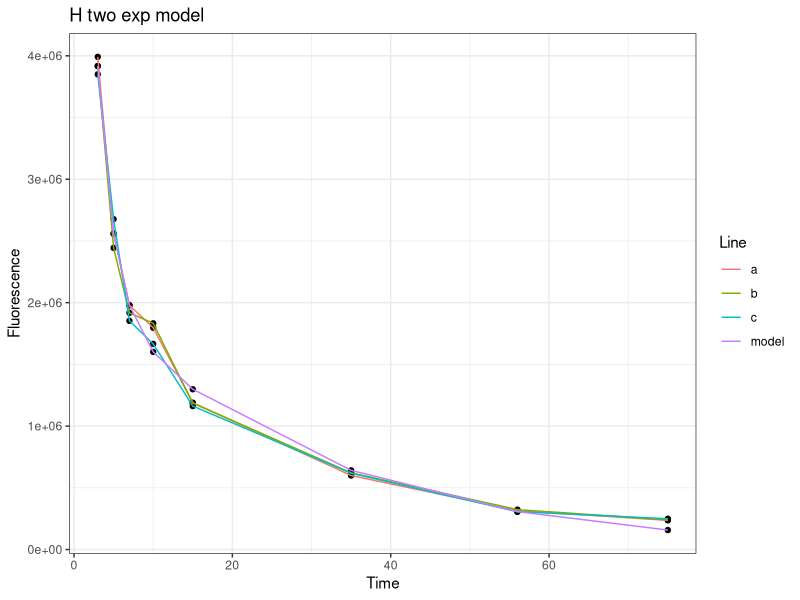

Source code (R):

# check file format
check.format <- function(tb, col.names=c("M1","M2","M3","Time"), min.rows=6) {
  if (is.null(tb)) return("")
  if (!is.data.frame(tb)) return("Not a data frame.")
  if (!all(col.names %in% names(tb))) return("M1, M2, M3 and Time columns are required.") 
  for (c in col.names)
    if (!is.numeric(tb[,"c"])) return(paste("Column",c,"must be numeric."))
  if (any(is.na(tb$Time))) return("Time must not contain missing values.") 
  if (nrow(tb) < min.rows) return(paste("Ar least",min.rows,"rows required."))
  return("")
}

# fit log-normal regression
fit.rlm <- function(y,x) {
  require(MASS)
  fit <- rlm(log(y)~x) 
  fit
}

# fit one expondential y = A*exp(-B*x) + noise
oneexp <- function(y,x) {
  a1 = exp(coef(fit.rlm(y,x))[1])
  k1 = -coef(fit.rlm(y,x))[2]
  
  tryCatch(nls(y ~ A*exp(-B*x), start= list(A=a1,B=k1)),
           error = function(e) NULL)
}

# fit two expondentials y = A*exp(-B*x) + C*exp(-D*x) + noise
twoexp <- function(y,x) {
  f1 <- oneexp(y,x)
  if (is.null(f1)) return(NULL)
  
  a1 <- coef(f1)[1]
  k1 <- coef(f1)[2]
  a2 <- a1/10
  k2 <- k1/10
  
  tryCatch(nls(y ~ A*exp(-B*x) + C*exp(-D*x),
               start=list(A=a1,B=k1,C=a2, D=k2),
               algorithm="port"),
           error = function(e) NULL)
}  

# plot prediction
plot.pred <- function(dt, pred) {
  require(ggplot2)
  tmp2 <- data.frame(Time = rep(dt$Time,4),
                     Line = rep(c("a","b","c","model"), each=nrow(dt)),
                     Fluorescence = c(dt$M1, dt$M2, dt$M3,
                                      pred))
  
  qplot(y=Fluorescence, x=Time, data=tmp2) +
    geom_line(aes(group=Line, color=Line)) +
    theme_bw()
}

# analyze one animal
dt <- read.csv("GFR.csv", as.is=TRUE)
animals <- unique(dt$Animal)
a = animals[8]
tmp <- subset(dt,Animal==a)
tmp <- tmp[order(tmp$Time),]
tmp$mean <- rowMeans(tmp[,c("M1","M2","M3")], na.rm=TRUE)
start <- which.max(tmp$mean)[1]
tmp <- tmp[start:nrow(tmp),]

fit <- NULL
while (is.null(fit)) {
  fit <- twoexp(y=tmp$mean,x=tmp$Time)
  if (is.null(fit)) {} # filter outliers
}

plot.pred(tmp, predict(fit)) + ggtitle(paste(a,"two exp model"))
